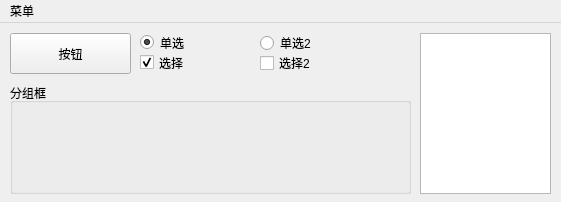
<?xml version="1.0" encoding="UTF-8"?>
<ui version="4.0">
 <class>MainWindow</class>
 <widget class="QMainWindow" name="MainWindow">
  <property name="geometry">
   <rect>
    <x>0</x>
    <y>0</y>
    <width>561</width>
    <height>202</height>
   </rect>
  </property>
  <property name="windowTitle">
   <string>EFPUI Qt</string>
  </property>
  <widget class="QWidget" name="centralwidget">
   <widget class="QPushButton" name="pushButton">
    <property name="geometry">
     <rect>
      <x>10</x>
      <y>10</y>
      <width>121</width>
      <height>41</height>
     </rect>
    </property>
    <property name="text">
     <string>按钮</string>
    </property>
   </widget>
   <widget class="QRadioButton" name="radioButton">
    <property name="geometry">
     <rect>
      <x>140</x>
      <y>10</y>
      <width>121</width>
      <height>19</height>
     </rect>
    </property>
    <property name="text">
     <string>单选</string>
    </property>
    <property name="checked">
     <bool>true</bool>
    </property>
   </widget>
   <widget class="QCheckBox" name="checkBox">
    <property name="geometry">
     <rect>
      <x>140</x>
      <y>30</y>
      <width>121</width>
      <height>19</height>
     </rect>
    </property>
    <property name="text">
     <string>选择</string>
    </property>
    <property name="checked">
     <bool>true</bool>
    </property>
   </widget>
   <widget class="QGroupBox" name="groupBox">
    <property name="geometry">
     <rect>
      <x>10</x>
      <y>60</y>
      <width>401</width>
      <height>111</height>
     </rect>
    </property>
    <property name="title">
     <string>分组框</string>
    </property>
   </widget>
   <widget class="QRadioButton" name="radioButton_2">
    <property name="geometry">
     <rect>
      <x>260</x>
      <y>10</y>
      <width>151</width>
      <height>20</height>
     </rect>
    </property>
    <property name="text">
     <string>单选2</string>
    </property>
   </widget>
   <widget class="QCheckBox" name="checkBox_2">
    <property name="geometry">
     <rect>
      <x>260</x>
      <y>30</y>
      <width>151</width>
      <height>20</height>
     </rect>
    </property>
    <property name="text">
     <string>选择2</string>
    </property>
   </widget>
   <widget class="QTextEdit" name="textEdit">
    <property name="geometry">
     <rect>
      <x>420</x>
      <y>10</y>
      <width>131</width>
      <height>161</height>
     </rect>
    </property>
   </widget>
  </widget>
  <widget class="QMenuBar" name="menubar">
   <property name="geometry">
    <rect>
     <x>0</x>
     <y>0</y>
     <width>561</width>
     <height>21</height>
    </rect>
   </property>
   <widget class="QMenu" name="menu">
    <property name="title">
     <string>菜单</string>
    </property>
    <addaction name="actionmenu1"/>
    <addaction name="separator"/>
    <addaction name="actionmenu2"/>
    <addaction name="separator"/>
    <addaction name="actionmenu3"/>
   </widget>
   <addaction name="menu"/>
  </widget>
  <action name="actionmenu1">
   <property name="text">
    <string>menu1</string>
   </property>
  </action>
  <action name="actionmenu2">
   <property name="text">
    <string>menu2</string>
   </property>
  </action>
  <action name="actionmenu3">
   <property name="text">
    <string>menu3</string>
   </property>
  </action>
 </widget>
 <resources/>
 <connections/>
</ui>
